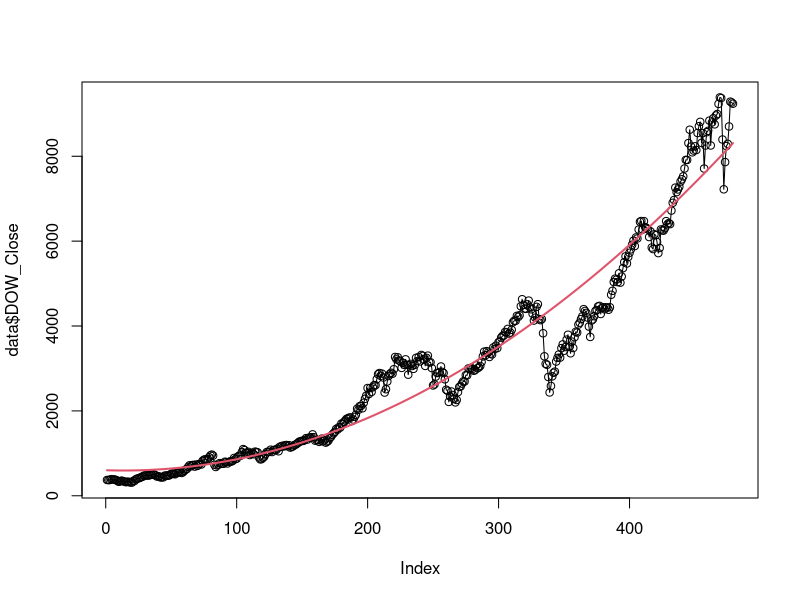
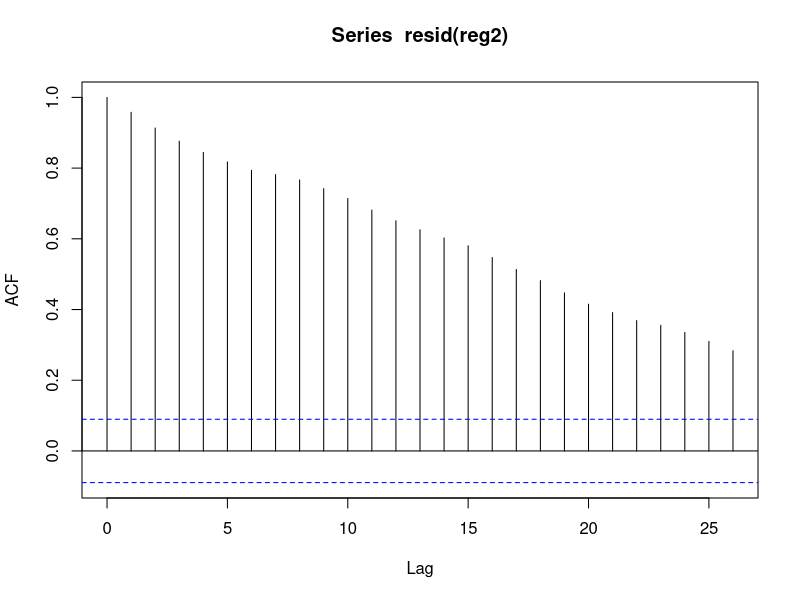
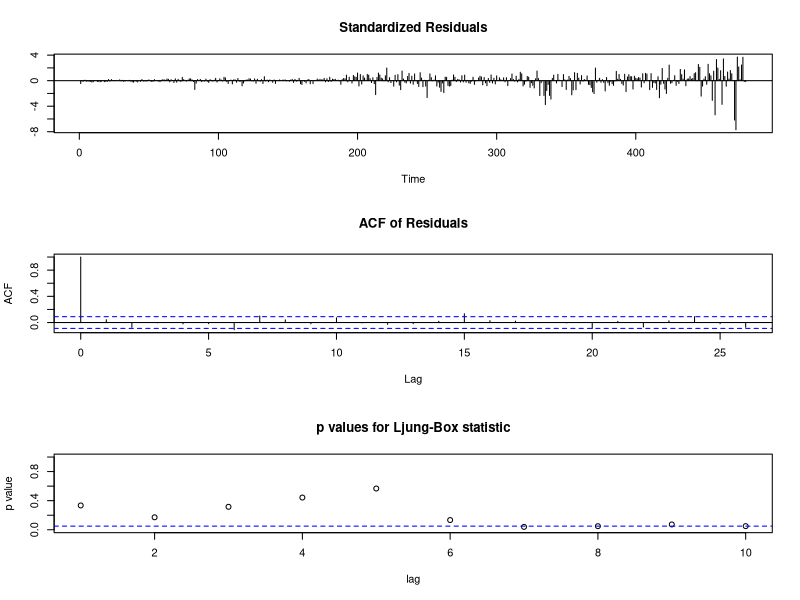

Here is the R script that generated these plots, in order: (Note: this script raises an error after producing the figures.)
# codes that might work

data=read.table("economicData.txt",header =T)
plot(data$DOW_Close,type='o')
reg2 <- lm(DOW_Close~
             poly(time(DATE),degree = 2,raw = T),data=data)
summary(reg2)
myPredict <- predict(reg2)
lines(x = as.vector(time(data$DOW_Close)), 
      y = myPredict, col=2, lwd=2 ) 
# Above graph shows that the data is not stationary
# Thus we cannot use time series model for residuals directly
# btw, my thought is that the residuals happen in non-shock period is natural fluctuation
# we need to transform data then use codes below

acf(resid(reg2))
mod1 <- arima(resid(reg2),order = c(1,0,0))
mod1
tsdiag(mod1)
coeftest(x = mod1)